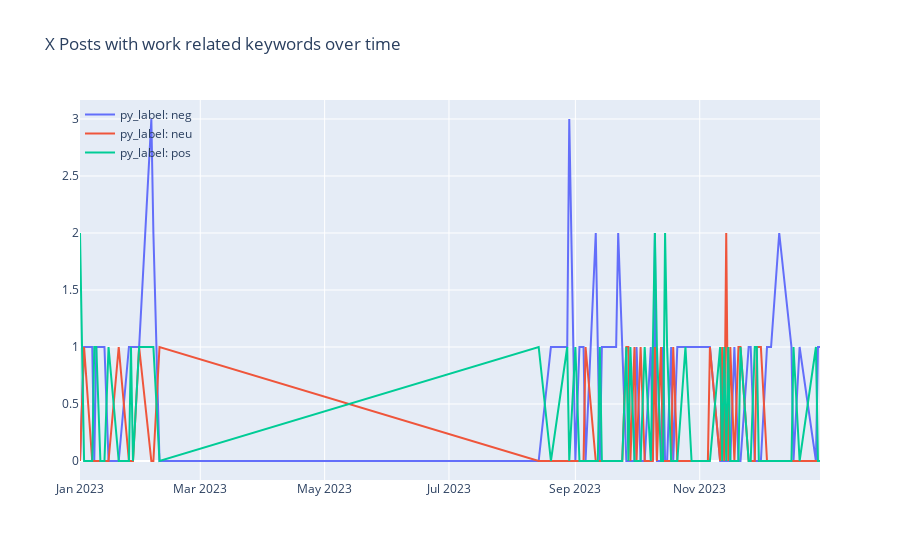

Notebook source saved alongside this figure:
### Markdown cell above
Is done because we do not see a lot of CSRs specifically on mental health.  But what do the people say?

### Code cell
tmp_df = df_spanish[df_spanish['tema_trabajo']]
work_df = tmp_df.groupby(['Tweet_Date_Only', 'py_label'])['Tweet_ID'].count().unstack(fill_value=0)

fig = go.Figure()

for label in work_df.columns:
    fig.add_trace(go.Scatter(x=work_df.index, y=work_df[label], mode='lines', name=f'py_label: {label}'))

fig.update_layout(
    title='X Posts with work related keywords over time',
    legend=dict(
        x=0,
        y=1,
        traceorder='normal',
        bgcolor='rgba(0,0,0,0)',
        bordercolor='rgba(0,0,0,0)'
    )
)

fig.show()
